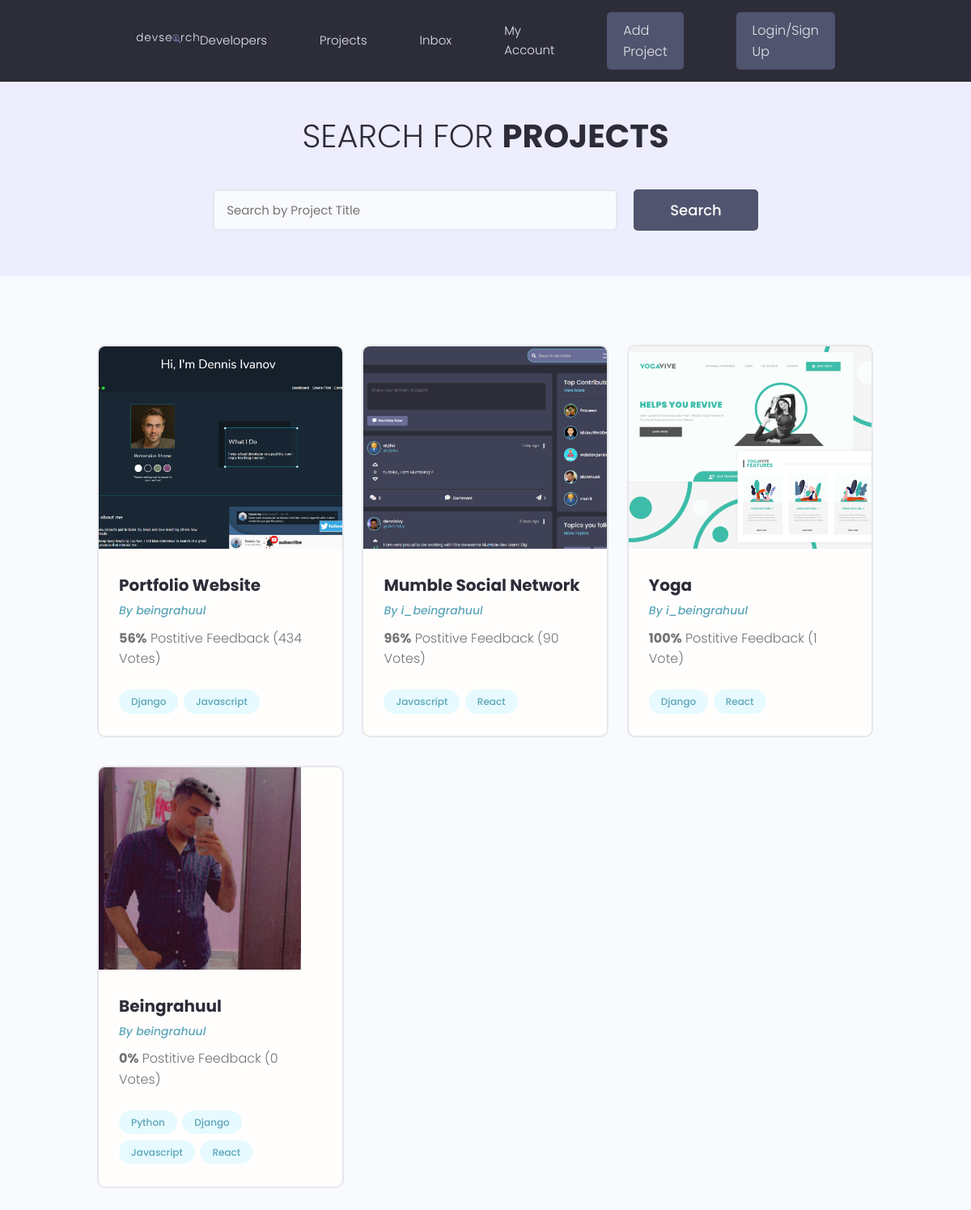
The app's page /projects/, older data.
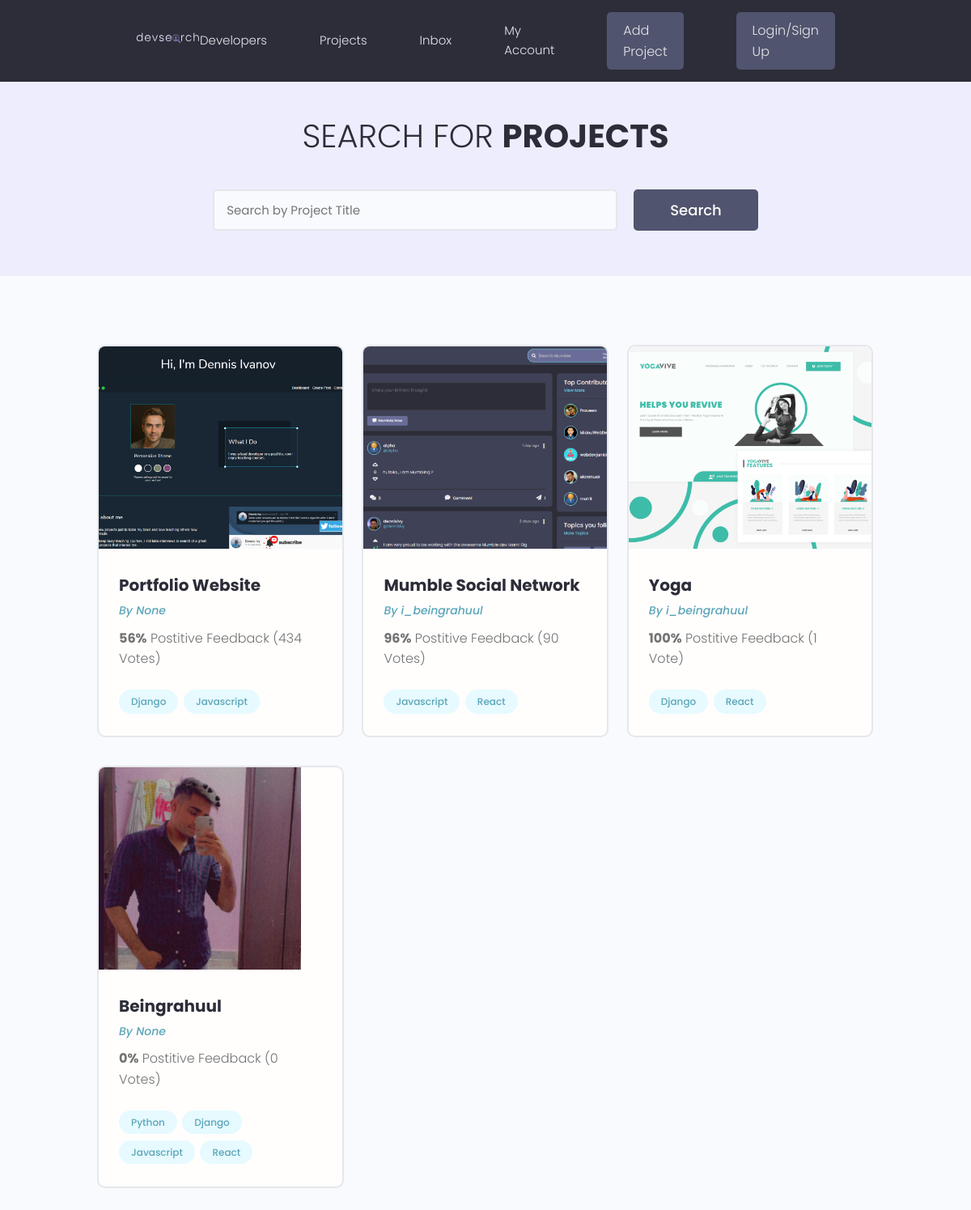
The same page, newer data.
### projects/models.py (models this page shows, shortened)
class Project(models.Model):
    owner = models.ForeignKey(Profile, null=True, blank=True, on_delete=models.SET_NULL)
    title = models.CharField(max_length=200)
    description = models.TextField(null=True, blank=True)
    featured_image = models.ImageField(null=True, blank=True, default='default.jpg')
    demo_link = models.CharField(max_length=2000, null=True, blank=True)
    source_link = models.CharField(max_length=2000, null=True, blank=True)
    tags = models.ManyToManyField('Tag', blank=True)
    vote_total = models.IntegerField(default=0, null=True, blank=True)
    vote_ratio = models.IntegerField(default=0, null=True, blank=True)
    created = models.DateTimeField(auto_now_add=True)
    id = models.UUIDField(default=uuid.uuid4, unique=True,
                          primary_key=True, editable=False)

### user/models.py (models this page shows)
class Profile(models.Model):
    user =  models.OneToOneField(User, on_delete=models.CASCADE, null=True, blank=True)
    name = models.CharField(max_length=200, blank=True, null=True)
    username = models.CharField(max_length=200, blank=True, null=True)
    location = models.CharField(max_length=200, blank=True, null=True)
    email = models.EmailField(max_length=500, blank=True, null=True)
    short_intro = models.CharField(max_length=200, blank=True, null=True)
    bio = models.TextField(blank=True, null=True)
    profile_image = models.ImageField(null=True, blank=True, upload_to='profiles/', default='profiles/user-default.png' )
    social_github = models.CharField(max_length=200, blank=True, null=True)
    social_twitter = models.CharField(max_length=200, blank=True, null=True)
    social_linkedin = models.CharField(max_length=200, blank=True, null=True)
    social_youtube = models.CharField(max_length=200, blank=True, null=True)
    social_instagram = models.CharField(max_length=200, blank=True, null=True)
    created = models.DateTimeField(auto_now_add=True)
    id = models.UUIDField(default=uuid.uuid4, unique=True,
                          primary_key=True, editable=False)
    def __str__(self):
        return str(self.username)

### projects/views.py (the view)
# urls.py: path('projects/', include('projects.urls')),
def projects(request):
    projects = Project.objects.all()
    context = {
        'projects': projects,
    }
    return render(request, 'projects/projects.html', context=context)

### projects/models.py (called while the page is built)
    def __str__(self):
        return self.Name

### projects/templates/projects/projects.html (shortened to what this page needs)
{% extends 'main.html' %}
{% block content%}
  <main class="projects">
    <section class="hero-section text-center">
      <div class="container container--narrow">
        <div class="hero-section__box">
          <h2>Search for <span>Projects</span></h2>
        </div>
        <div class="hero-section__search">
          <form class="form" action="#" method="get">
            <div class="form__field">
              <input class="input input--text" id="formInput#search" type="text" name="text"
                placeholder="Search by Project Title" />
            </div>
            <input class="btn btn--sub btn--lg" type="submit" value="Search" />
          </form>
        </div>
      </div>
    </section>
    <section class="projectsList">
      <div class="container">
        <div class="grid grid--three">
        {% for project in projects %}
            <div class="column">
                <div class="card project">
                  <a href="{% url 'project' project.id %}" class="project">
                    <img class="project__thumbnail" src="{{project.featured_image.url}}" alt="project thumbnail" />
                    <div class="card__body">
                      <h3 class="project__title">{{project.title}}</h3>
                      <p><a class="project__author" href="{% url 'project' project.id %}">By {{ project.owner }}</a></p>
                      <p class="project--rating">
                        <span style="font-weight: bold;">{{project.vote_ratio}}%</span> Postitive
                        Feedback ({{project.vote_total}} Vote{{project.vote_total|pluralize:"s"}})
                      </p>
                      <div class="project__tags">
                    {% for tag in project.tags.all %}
                        <span class="tag tag--pill tag--main">
                          <small>{{tag}}</small>
                        </span>
                    {% endfor%}
                      </div>
                    </div>
                  </a>
                </div>
              </div>
        {% endfor %}
        </div>
      </div>
    </section>
  </main>
{% endblock content%}

Row changes from the older to the newer data that the page shows:
changed through a linked row, Project "Portfolio Website": owner "beingrahuul" → "None"
changed through a linked row, Project "Beingrahuul": owner "beingrahuul" → "None"
